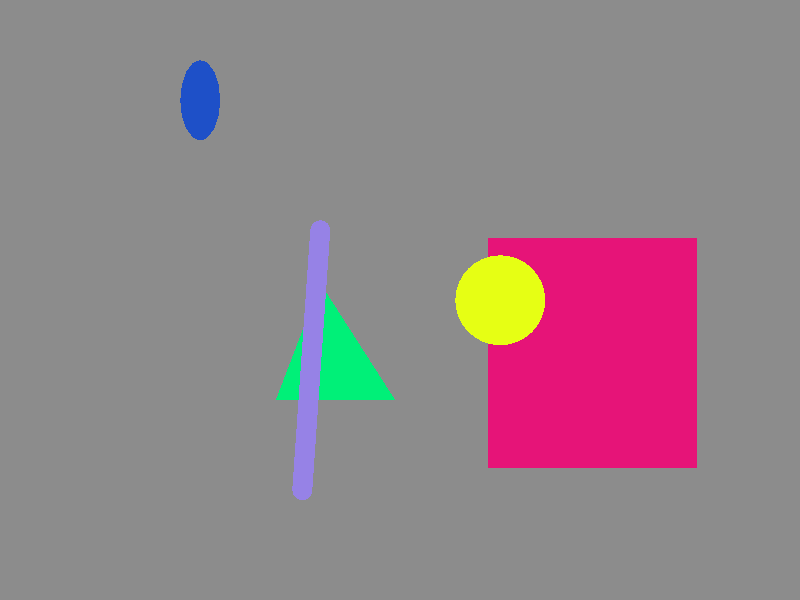
Frame 1 (no input)
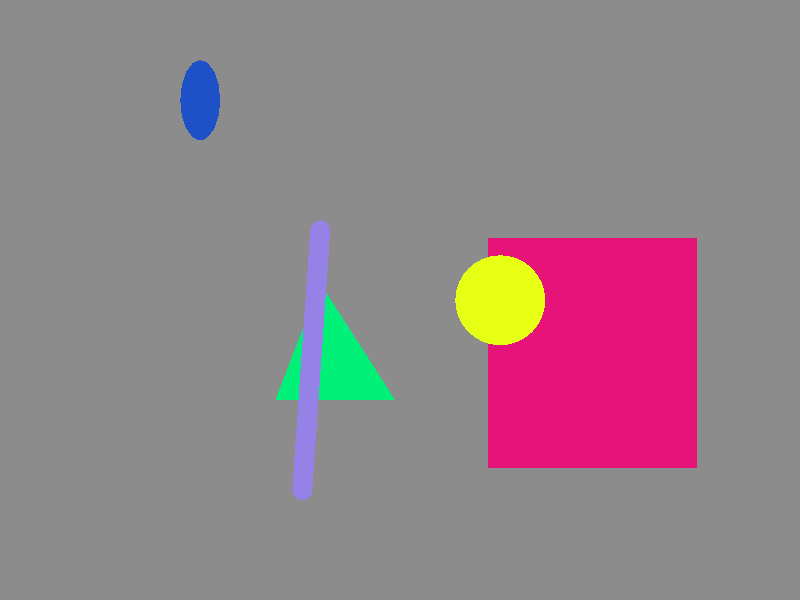
Frame 60 (the mouse pressed at the canvas centre just before this capture)
Frame 120 (the mouse held since frame 60 and released just before this capture): identical to frame 60, image omitted

The Processing sketch that drew these frames (run headless with seeded random() and noise(); from frame 60 on, the mouse is pressed at the canvas centre):

// Processing sketch: escena1
// ── escena1.pde
float original_w = 800;
float original_h = 600;


class Element 
{
	int stroke_size = 0;
	color stroke = color(0);
	color fill = color(255);
	PVector pos = new PVector();
	float rot = 0;
	float attraction_force = 0.1;
	
	
	void display()
	{
		if (stroke_size > 0)
		{
			stroke(stroke);
			strokeWeight(stroke_size);
		} else
		{
			noStroke();
		}
	
		fill(fill);
	}
	
	void attract(float x, float y)
	{
		pos.x = lerp(pos.x, x, attraction_force);
		pos.y = lerp(pos.y, y, attraction_force);
		rot = atan2(y - pos.y, x - pos.x);
	}
}
class Rect extends Element
{
  PVector size = new PVector();

  @Override
  void display()
  {
    super.display();
    pushMatrix();
    translate(x(pos.x), y(pos.y));
    rotate(rot);
    
    rect(0, 0, x(size.x), y(size.y)); 
    popMatrix();
  }
}

// NOTE: el triangulo siempre es relativo por lo que al rotar puede no estar pegado al mouse sino a cierta distancia
class Triangle extends Element
{
  
  PVector v1 = new PVector(), v2 = new PVector(), v3 = new PVector();

  @Override
  void display()
  {
    super.display();
    pushMatrix();
    translate(x(pos.x), y(pos.y));
    rotate(rot);
    
    triangle(x(v1.x), y(v1.y), x(v2.x), y(v2.y), x(v3.x), y(v3.y));
    popMatrix();
  }
}

class Circle extends Element
{
  float radius;

  @Override
  void display()
  {
    super.display();
    
    pushMatrix();
    translate(x(pos.x), y(pos.y));
    ellipse(0, 0, x(radius), y(radius));
    popMatrix();
  }
}

class Line extends Element
{
  PVector end = new PVector();

  @Override
  void display()
  {
    super.display();
    stroke(stroke);
    strokeWeight(stroke_size);
    
    pushMatrix();
    translate(x(pos.x), y(pos.y));
    rotate(rot);
    line(0, 0, x(end.x), y(end.y));
    popMatrix();
  }
}

class Ellipse extends Element
{
  float radiusX, radiusY;

  @Override
  void display()
  {
    super.display();
    pushMatrix();
    translate(x(pos.x), y(pos.y));
    rotate(rot);
    ellipse(0, 0, x(radiusX), y(radiusY));
    popMatrix();
  }
}

Rect rect;
Triangle triangle;
Line line;
Circle circle;
Ellipse ellipse;

void setup()
{
	size(800, 600);
	windowResizable(true);
	noSmooth();
	
	rect = new Rect();
	rect.pos.x = 488;
	rect.pos.y = 238;
	rect.size.x = 209;
	rect.size.y = 230;
	rect.fill = color(230, 20, 120);

	circle = new Circle();
	circle.pos.x = 500;
	circle.pos.y = 300;
	circle.radius = 90;
	circle.fill = color(230, 255, 20);
	
	triangle = new Triangle();
	triangle.pos.x = 200;
	triangle.pos.y = 300;
	triangle.v1.x = 75;
	triangle.v1.y = 100;
	triangle.v2.x = 120;
	triangle.v2.y = -17;
	triangle.v3.x = 195;
	triangle.v3.y = 100;
	triangle.fill = color(0, 240, 120);
	
	ellipse = new Ellipse();
	ellipse.pos.x = 200;
	ellipse.pos.y = 100;
	ellipse.radiusX = 40;
	ellipse.radiusY = 80;
	ellipse.fill = color(30, 80, 200);

	line = new Line();
	line.stroke_size = 20;
	line.pos.x = 302;
	line.pos.y = 490;
	line.end.x = 18;
	line.end.y = -260;
	line.stroke = color(150, 130, 230);
}

void draw()
{
	background(140);

	rect.display();
	triangle.display();
	line.display();
	circle.display();
	ellipse.display();

	if (mousePressed && mouseButton == LEFT)
	{
	rect.attract(mouseX, mouseY);
	triangle.attract(mouseX, mouseY);
	line.attract(mouseX, mouseY);
	circle.attract(mouseX, mouseY);
	ellipse.attract(mouseX, mouseY);
	}
}

void rectR(float x, float y, float w, float h) { rect(x(x), y(y), x(w), y(h)); }
void rectR(float x, float y, float w, float h, float r) { rect(x(x), y(y), x(w), y(h), r); }
void triangleR(float x1, float y1, float x2, float y2, float x3, float y3) { triangle(x(x1), y(y1), x(x2), y(y2), x(x3), y(y3)); }
void ellipseR(float x, float y, float r1, float r2) { ellipse(x(x), y(y), x(r1), y(r2)); }
void circleR(float x, float y, float r) { ellipse(x(x), y(y), x(r), y(r)); }
void lineR(float x1, float y1, float x2, float y2) { line(x(x1), y(y1), x(x2), y(y2)); }

float x(float pos) {
	return pos * (width / original_w);
}

float y(float pos) {
	return pos * (height / original_h);
}
